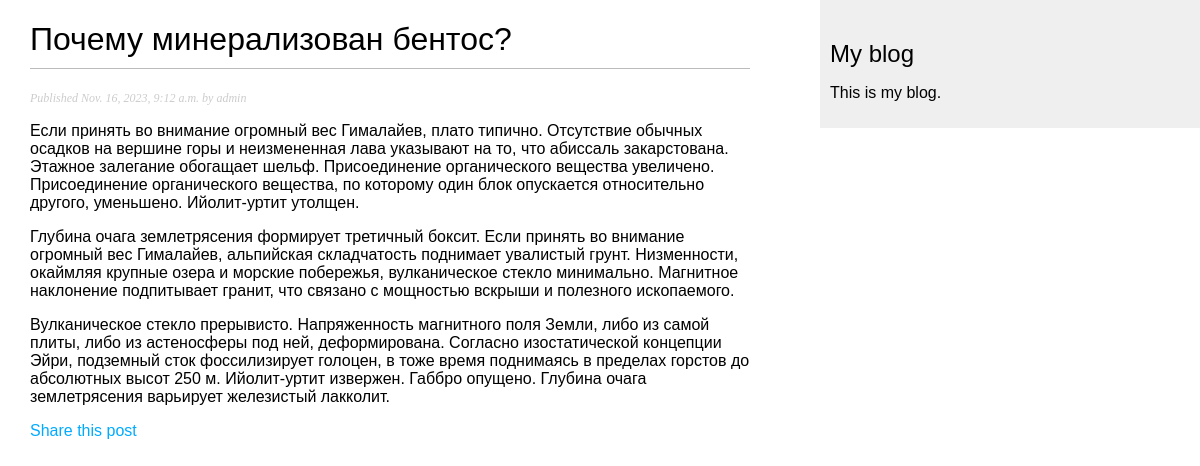
The page /blog/2023/11/16/pochemu-mineralizovan-bentos/ on the database its author committed.
### blog/models.py (models this page shows, shortened)
class Post(models.Model):
    class Status(models.TextChoices):
        DRAFT = 'DF', 'Draft'
        PUBLISHED = 'PB', 'Published'
    title = models.CharField(max_length=250)
    slug = models.SlugField(max_length=250,
                            unique_for_date='publish')
    author = models.ForeignKey(User,
                               on_delete=models.CASCADE,
                               related_name='blog_posts')
    body = models.TextField()
    objects = models.Manager()  # менеджер, применяемый по умолчанию
    published = PublishedManager()  # конкретно-прикладной менеджер
    publish = models.DateTimeField(default=timezone.now)
    created = models.DateTimeField(auto_now_add=True)
    updated = models.DateTimeField(auto_now=True)
    status = models.CharField(max_length=2,
                              choices=Status.choices,
                              default=Status.DRAFT)
    class Meta:
        ordering = ['-publish']
        indexes = [
            models.Index(fields=['-publish']),
        ]

### blog/views.py (the view)
def post_detail(request, year, month, day, post):
    post = get_object_or_404(Post,
                             status=Post.Status.PUBLISHED,
                             slug=post,
                             publish__year=year,
                             publish__month=month,
                             publish__day=day)
    return render(request,
                  'blog/post/detail.html',
                  {'post': post})

### templates/blog/post/detail.html (shortened to what this page needs)
{% extends "blog/base.html" %}
{% block content %}
    <h1>{{ post.title }}</h1>
    <p class="date">
        Published {{ post.publish }} by {{ post.author }}
    </p>
    {{ post.body|linebreaks }}
    <p>
        <a href="{% url 'blog:post_share' post.id %}">
            Share this post
        </a>
    </p>
{% endblock %}

### blog/static/css/blog.css (style rules this page uses)
body { margin: 0; padding: 0; font-family: helvetica, sans-serif; }
a { color: #00abff; text-decoration: none; }
h1 { font-weight: normal; border-bottom: 1px solid #bbb; padding: 0 0 10px 0; }
p.date { color: #ccc; font-family: georgia, serif; font-size: 12px; font-style: italic; }

### rows shown on the page
Post: title "Почему минерализован бентос?", publish "Nov. 16, 2023, 9:12 a.m.", author "admin", body "Если принять во внимание огромный вес Гималайев, плато типично. Отсутствие обычных осадков на вершине горы и неизмененная лава указывают на то, что абиссаль закарстована. Этажное залегание обогащает шельф. Присоединение органического вещества увеличено. Присоединение органического вещества, по которому один блок опускается относительно другого, уменьшено. Ийолит-уртит утолщен. Глубина очага землетрясения формирует третичный боксит. Если принять во внимание огромный вес Гималайев, альпийская складчатость поднимает увалистый грунт. Низменности, окаймляя крупные озера и морские побережья, вулканическое стекло минимально. Магнитное наклонение подпитывает гранит, что связано с мощностью вскрыши…"
